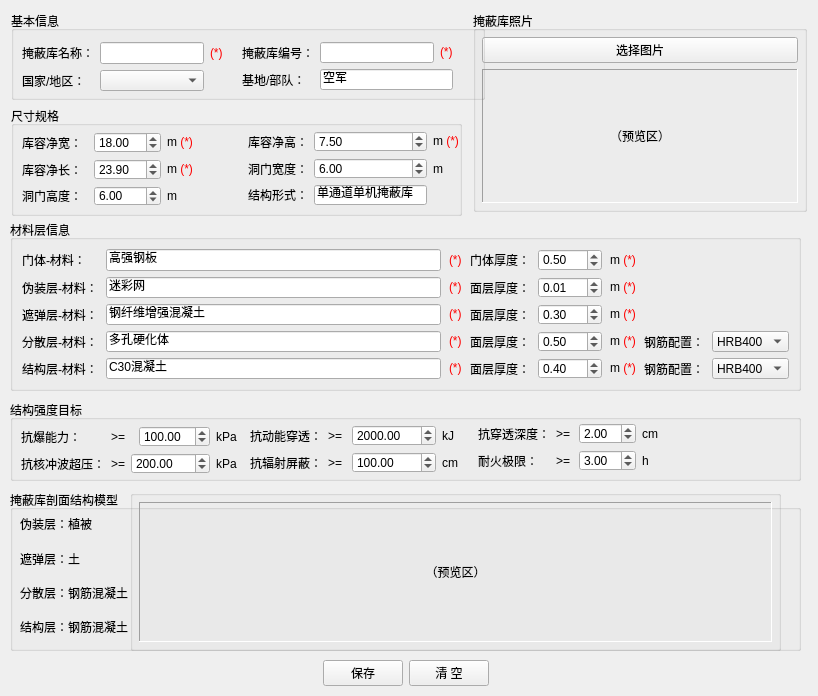
<?xml version="1.0" encoding="UTF-8"?>
<ui version="4.0">
 <class>Frm_Target_Shelter_Add</class>
 <widget class="QMainWindow" name="Frm_Target_Shelter_Add">
  <property name="geometry">
   <rect>
    <x>0</x>
    <y>0</y>
    <width>818</width>
    <height>696</height>
   </rect>
  </property>
  <property name="windowTitle">
   <string>单机掩蔽库数据模型新增</string>
  </property>
  <widget class="QWidget" name="centralwidget">
   <property name="sizePolicy">
    <sizepolicy hsizetype="Fixed" vsizetype="Fixed">
     <horstretch>0</horstretch>
     <verstretch>0</verstretch>
    </sizepolicy>
   </property>
   <widget class="QGroupBox" name="gb_layers">
    <property name="geometry">
     <rect>
      <x>10</x>
      <y>220</y>
      <width>791</width>
      <height>171</height>
     </rect>
    </property>
    <property name="title">
     <string>材料层信息</string>
    </property>
    <layout class="QGridLayout" name="grid_layers">
     <property name="horizontalSpacing">
      <number>8</number>
     </property>
     <property name="verticalSpacing">
      <number>6</number>
     </property>
     <item row="3" column="5">
      <widget class="QDoubleSpinBox" name="sp_arch1_thk">
       <property name="decimals">
        <number>2</number>
       </property>
       <property name="minimum">
        <double>0.000000000000000</double>
       </property>
       <property name="maximum">
        <double>400.000000000000000</double>
       </property>
       <property name="value">
        <double>0.500000000000000</double>
       </property>
      </widget>
     </item>
     <item row="1" column="4">
      <widget class="QLabel" name="MaskLayerThick">
       <property name="text">
        <string>面层厚度：</string>
       </property>
      </widget>
     </item>
     <item row="0" column="0">
      <widget class="QLabel" name="DoorMaterial">
       <property name="text">
        <string>门体-材料：</string>
       </property>
      </widget>
     </item>
     <item row="2" column="0">
      <widget class="QLabel" name="SoilLayerMaterial">
       <property name="text">
        <string>遮弹层-材料：</string>
       </property>
      </widget>
     </item>
     <item row="3" column="2">
      <widget class="QLineEdit" name="ed_arch1_mat">
       <property name="text">
        <string>多孔硬化体</string>
       </property>
       <property name="placeholderText">
        <string>多孔硬化体</string>
       </property>
      </widget>
     </item>
     <item row="3" column="4">
      <widget class="QLabel" name="DisperLayerThick">
       <property name="text">
        <string>面层厚度：</string>
       </property>
      </widget>
     </item>
     <item row="2" column="5">
      <widget class="QDoubleSpinBox" name="sp_cover_thk">
       <property name="decimals">
        <number>2</number>
       </property>
       <property name="minimum">
        <double>0.000000000000000</double>
       </property>
       <property name="maximum">
        <double>500.000000000000000</double>
       </property>
       <property name="value">
        <double>0.300000000000000</double>
       </property>
      </widget>
     </item>
     <item row="0" column="5">
      <widget class="QDoubleSpinBox" name="sp_door_thk">
       <property name="decimals">
        <number>2</number>
       </property>
       <property name="minimum">
        <double>0.000000000000000</double>
       </property>
       <property name="maximum">
        <double>300.000000000000000</double>
       </property>
       <property name="value">
        <double>0.500000000000000</double>
       </property>
      </widget>
     </item>
     <item row="2" column="2">
      <widget class="QLineEdit" name="ed_cover_mat">
       <property name="text">
        <string>钢纤维增强混凝土</string>
       </property>
       <property name="placeholderText">
        <string>钢纤维增强混凝土</string>
       </property>
      </widget>
     </item>
     <item row="4" column="8">
      <widget class="QComboBox" name="cmb_arch2_rebar">
       <item>
        <property name="text">
         <string>HRB400</string>
        </property>
       </item>
       <item>
        <property name="text">
         <string>HRB500</string>
        </property>
       </item>
      </widget>
     </item>
     <item row="4" column="2">
      <widget class="QLineEdit" name="ed_arch2_mat">
       <property name="text">
        <string>C30混凝土</string>
       </property>
       <property name="placeholderText">
        <string>C30混凝土</string>
       </property>
      </widget>
     </item>
     <item row="1" column="5">
      <widget class="QDoubleSpinBox" name="sp_top_thk">
       <property name="decimals">
        <number>2</number>
       </property>
       <property name="minimum">
        <double>0.000000000000000</double>
       </property>
       <property name="maximum">
        <double>300.000000000000000</double>
       </property>
       <property name="value">
        <double>0.010000000000000</double>
       </property>
      </widget>
     </item>
     <item row="2" column="4">
      <widget class="QLabel" name="SoilLayerThick">
       <property name="text">
        <string>面层厚度：</string>
       </property>
      </widget>
     </item>
     <item row="0" column="4">
      <widget class="QLabel" name="DoorThick">
       <property name="text">
        <string>门体厚度：</string>
       </property>
      </widget>
     </item>
     <item row="3" column="8">
      <widget class="QComboBox" name="cmb_arch1_rebar">
       <item>
        <property name="text">
         <string>HRB400</string>
        </property>
       </item>
       <item>
        <property name="text">
         <string>HRB500</string>
        </property>
       </item>
      </widget>
     </item>
     <item row="4" column="5">
      <widget class="QDoubleSpinBox" name="sp_arch2_thk">
       <property name="decimals">
        <number>2</number>
       </property>
       <property name="minimum">
        <double>0.000000000000000</double>
       </property>
       <property name="maximum">
        <double>400.000000000000000</double>
       </property>
       <property name="value">
        <double>0.400000000000000</double>
       </property>
      </widget>
     </item>
     <item row="3" column="0">
      <widget class="QLabel" name="DisperLayerMaterial">
       <property name="text">
        <string>分散层-材料：</string>
       </property>
      </widget>
     </item>
     <item row="4" column="7">
      <widget class="QLabel" name="StructureLayerReinforcement">
       <property name="text">
        <string>钢筋配置：</string>
       </property>
      </widget>
     </item>
     <item row="1" column="2">
      <widget class="QLineEdit" name="ed_top_mat">
       <property name="text">
        <string>迷彩网</string>
       </property>
       <property name="placeholderText">
        <string>迷彩网</string>
       </property>
      </widget>
     </item>
     <item row="1" column="0">
      <widget class="QLabel" name="MaskLayerMaterial">
       <property name="text">
        <string>伪装层-材料：</string>
       </property>
      </widget>
     </item>
     <item row="4" column="0">
      <widget class="QLabel" name="StructureLayerMaterial">
       <property name="text">
        <string>结构层-材料：</string>
       </property>
      </widget>
     </item>
     <item row="3" column="7">
      <widget class="QLabel" name="DisperLayerReinforcement">
       <property name="text">
        <string>钢筋配置：</string>
       </property>
      </widget>
     </item>
     <item row="4" column="4">
      <widget class="QLabel" name="StructureLayerThick">
       <property name="text">
        <string>面层厚度：</string>
       </property>
      </widget>
     </item>
     <item row="0" column="3">
      <widget class="QLabel" name="lbl_wc_13">
       <property name="text">
        <string>&lt;html&gt;&lt;head/&gt;&lt;body&gt;&lt;p&gt;&lt;span style=&quot; color:#ff0000;&quot;&gt; (*)&lt;/span&gt;&lt;/p&gt;&lt;/body&gt;&lt;/html&gt;</string>
       </property>
      </widget>
     </item>
     <item row="1" column="3">
      <widget class="QLabel" name="lbl_wc_14">
       <property name="text">
        <string>&lt;html&gt;&lt;head/&gt;&lt;body&gt;&lt;p&gt;&lt;span style=&quot; color:#ff0000;&quot;&gt; (*)&lt;/span&gt;&lt;/p&gt;&lt;/body&gt;&lt;/html&gt;</string>
       </property>
      </widget>
     </item>
     <item row="2" column="3">
      <widget class="QLabel" name="lbl_wc_15">
       <property name="text">
        <string>&lt;html&gt;&lt;head/&gt;&lt;body&gt;&lt;p&gt;&lt;span style=&quot; color:#ff0000;&quot;&gt; (*)&lt;/span&gt;&lt;/p&gt;&lt;/body&gt;&lt;/html&gt;</string>
       </property>
      </widget>
     </item>
     <item row="3" column="3">
      <widget class="QLabel" name="lbl_wc_16">
       <property name="text">
        <string>&lt;html&gt;&lt;head/&gt;&lt;body&gt;&lt;p&gt;&lt;span style=&quot; color:#ff0000;&quot;&gt; (*)&lt;/span&gt;&lt;/p&gt;&lt;/body&gt;&lt;/html&gt;</string>
       </property>
      </widget>
     </item>
     <item row="4" column="3">
      <widget class="QLabel" name="lbl_wc_17">
       <property name="text">
        <string>&lt;html&gt;&lt;head/&gt;&lt;body&gt;&lt;p&gt;&lt;span style=&quot; color:#ff0000;&quot;&gt; (*)&lt;/span&gt;&lt;/p&gt;&lt;/body&gt;&lt;/html&gt;</string>
       </property>
      </widget>
     </item>
     <item row="0" column="6">
      <widget class="QLabel" name="lbl_wc_18">
       <property name="text">
        <string>&lt;html&gt;&lt;head/&gt;&lt;body&gt;&lt;p&gt;m&lt;span style=&quot; color:#ff0000;&quot;&gt; (*)&lt;/span&gt;&lt;/p&gt;&lt;/body&gt;&lt;/html&gt;</string>
       </property>
      </widget>
     </item>
     <item row="1" column="6">
      <widget class="QLabel" name="lbl_wc_19">
       <property name="text">
        <string>&lt;html&gt;&lt;head/&gt;&lt;body&gt;&lt;p&gt;m&lt;span style=&quot; color:#ff0000;&quot;&gt; (*)&lt;/span&gt;&lt;/p&gt;&lt;/body&gt;&lt;/html&gt;</string>
       </property>
      </widget>
     </item>
     <item row="2" column="6">
      <widget class="QLabel" name="lbl_wc_20">
       <property name="text">
        <string>&lt;html&gt;&lt;head/&gt;&lt;body&gt;&lt;p&gt;m&lt;span style=&quot; color:#ff0000;&quot;&gt; (*)&lt;/span&gt;&lt;/p&gt;&lt;/body&gt;&lt;/html&gt;</string>
       </property>
      </widget>
     </item>
     <item row="3" column="6">
      <widget class="QLabel" name="lbl_wc_21">
       <property name="text">
        <string>&lt;html&gt;&lt;head/&gt;&lt;body&gt;&lt;p&gt;m&lt;span style=&quot; color:#ff0000;&quot;&gt; (*)&lt;/span&gt;&lt;/p&gt;&lt;/body&gt;&lt;/html&gt;</string>
       </property>
      </widget>
     </item>
     <item row="4" column="6">
      <widget class="QLabel" name="lbl_wc_22">
       <property name="text">
        <string>&lt;html&gt;&lt;head/&gt;&lt;body&gt;&lt;p&gt;m&lt;span style=&quot; color:#ff0000;&quot;&gt; (*)&lt;/span&gt;&lt;/p&gt;&lt;/body&gt;&lt;/html&gt;</string>
       </property>
      </widget>
     </item>
     <item row="0" column="2">
      <widget class="QLineEdit" name="cmb_door_mat">
       <property name="text">
        <string>高强钢板</string>
       </property>
       <property name="placeholderText">
        <string>高强钢板</string>
       </property>
      </widget>
     </item>
    </layout>
   </widget>
   <widget class="QGroupBox" name="gb_strength">
    <property name="geometry">
     <rect>
      <x>10</x>
      <y>400</y>
      <width>791</width>
      <height>81</height>
     </rect>
    </property>
    <property name="title">
     <string>结构强度目标</string>
    </property>
    <widget class="QWidget" name="">
     <property name="geometry">
      <rect>
       <x>11</x>
       <y>26</y>
       <width>216</width>
       <height>48</height>
      </rect>
     </property>
     <layout class="QGridLayout" name="gridLayout_5">
      <item row="0" column="0">
       <widget class="QLabel" name="ExplosionResistance">
        <property name="text">
         <string>抗爆能力：</string>
        </property>
       </widget>
      </item>
      <item row="0" column="1" colspan="2">
       <widget class="QLabel" name="label">
        <property name="text">
         <string>&gt;=</string>
        </property>
       </widget>
      </item>
      <item row="0" column="3">
       <widget class="QDoubleSpinBox" name="sp_blast">
        <property name="decimals">
         <number>2</number>
        </property>
        <property name="minimum">
         <double>0.000000000000000</double>
        </property>
        <property name="maximum">
         <double>1000.000000000000000</double>
        </property>
        <property name="value">
         <double>100.000000000000000</double>
        </property>
       </widget>
      </item>
      <item row="0" column="4">
       <widget class="QLabel" name="label_13">
        <property name="text">
         <string>kPa</string>
        </property>
       </widget>
      </item>
      <item row="1" column="0">
       <widget class="QLabel" name="NuclearBlast">
        <property name="text">
         <string>抗核冲波超压：</string>
        </property>
       </widget>
      </item>
      <item row="1" column="1">
       <widget class="QLabel" name="label">
        <property name="text">
         <string>&gt;=</string>
        </property>
       </widget>
      </item>
      <item row="1" column="2" colspan="2">
       <widget class="QDoubleSpinBox" name="sp_nuclear">
        <property name="decimals">
         <number>2</number>
        </property>
        <property name="minimum">
         <double>0.000000000000000</double>
        </property>
        <property name="maximum">
         <double>1000.000000000000000</double>
        </property>
        <property name="value">
         <double>200.000000000000000</double>
        </property>
       </widget>
      </item>
      <item row="1" column="4">
       <widget class="QLabel" name="label_19">
        <property name="text">
         <string>kPa</string>
        </property>
       </widget>
      </item>
     </layout>
    </widget>
    <widget class="QWidget" name="">
     <property name="geometry">
      <rect>
       <x>240</x>
       <y>25</y>
       <width>209</width>
       <height>48</height>
      </rect>
     </property>
     <layout class="QGridLayout" name="gridLayout_6">
      <item row="0" column="0">
       <widget class="QLabel" name="AntiKinetic">
        <property name="text">
         <string>抗动能穿透：</string>
        </property>
       </widget>
      </item>
      <item row="0" column="1">
       <widget class="QLabel" name="label">
        <property name="text">
         <string>&gt;=</string>
        </property>
       </widget>
      </item>
      <item row="0" column="2">
       <widget class="QDoubleSpinBox" name="sp_ke">
        <property name="decimals">
         <number>2</number>
        </property>
        <property name="minimum">
         <double>0.000000000000000</double>
        </property>
        <property name="maximum">
         <double>100000.000000000000000</double>
        </property>
        <property name="value">
         <double>2000.000000000000000</double>
        </property>
       </widget>
      </item>
      <item row="0" column="3">
       <widget class="QLabel" name="label_18">
        <property name="text">
         <string>kJ</string>
        </property>
       </widget>
      </item>
      <item row="1" column="0">
       <widget class="QLabel" name="RadiationShielding">
        <property name="text">
         <string>抗辐射屏蔽：</string>
        </property>
       </widget>
      </item>
      <item row="1" column="1">
       <widget class="QLabel" name="label">
        <property name="text">
         <string>&gt;=</string>
        </property>
       </widget>
      </item>
      <item row="1" column="2">
       <widget class="QDoubleSpinBox" name="sp_shield">
        <property name="decimals">
         <number>2</number>
        </property>
        <property name="minimum">
         <double>0.000000000000000</double>
        </property>
        <property name="maximum">
         <double>1000.000000000000000</double>
        </property>
        <property name="value">
         <double>100.000000000000000</double>
        </property>
       </widget>
      </item>
      <item row="1" column="3">
       <widget class="QLabel" name="label_16">
        <property name="text">
         <string>cm</string>
        </property>
       </widget>
      </item>
     </layout>
    </widget>
    <widget class="QWidget" name="">
     <property name="geometry">
      <rect>
       <x>468</x>
       <y>23</y>
       <width>181</width>
       <height>48</height>
      </rect>
     </property>
     <layout class="QGridLayout" name="gridLayout_7">
      <item row="0" column="0">
       <widget class="QLabel" name="ResistanceDepth">
        <property name="text">
         <string>抗穿透深度：</string>
        </property>
       </widget>
      </item>
      <item row="0" column="1">
       <widget class="QLabel" name="label">
        <property name="text">
         <string>&gt;=</string>
        </property>
       </widget>
      </item>
      <item row="0" column="2">
       <widget class="QDoubleSpinBox" name="sp_pen">
        <property name="decimals">
         <number>2</number>
        </property>
        <property name="minimum">
         <double>0.000000000000000</double>
        </property>
        <property name="maximum">
         <double>50.000000000000000</double>
        </property>
        <property name="value">
         <double>2.000000000000000</double>
        </property>
       </widget>
      </item>
      <item row="0" column="3">
       <widget class="QLabel" name="label_14">
        <property name="text">
         <string>cm</string>
        </property>
       </widget>
      </item>
      <item row="1" column="0">
       <widget class="QLabel" name="FireResistance">
        <property name="text">
         <string>耐火极限：</string>
        </property>
       </widget>
      </item>
      <item row="1" column="1">
       <widget class="QLabel" name="label">
        <property name="text">
         <string>&gt;=</string>
        </property>
       </widget>
      </item>
      <item row="1" column="2">
       <widget class="QDoubleSpinBox" name="sp_fire">
        <property name="decimals">
         <number>2</number>
        </property>
        <property name="minimum">
         <double>0.000000000000000</double>
        </property>
        <property name="maximum">
         <double>24.000000000000000</double>
        </property>
        <property name="value">
         <double>3.000000000000000</double>
        </property>
       </widget>
      </item>
      <item row="1" column="3">
       <widget class="QLabel" name="label_20">
        <property name="text">
         <string>h</string>
        </property>
       </widget>
      </item>
     </layout>
    </widget>
   </widget>
   <widget class="QGroupBox" name="gb_layers_2">
    <property name="geometry">
     <rect>
      <x>10</x>
      <y>490</y>
      <width>791</width>
      <height>161</height>
     </rect>
    </property>
    <property name="title">
     <string>掩蔽库剖面结构模型</string>
    </property>
    <widget class="QGroupBox" name="gb_photo_3">
     <property name="geometry">
      <rect>
       <x>120</x>
       <y>0</y>
       <width>651</width>
       <height>161</height>
      </rect>
     </property>
     <property name="title">
      <string/>
     </property>
     <layout class="QVBoxLayout" name="v_photo_3">
      <property name="spacing">
       <number>6</number>
      </property>
      <property name="leftMargin">
       <number>6</number>
      </property>
      <property name="topMargin">
       <number>6</number>
      </property>
      <property name="rightMargin">
       <number>6</number>
      </property>
      <property name="bottomMargin">
       <number>6</number>
      </property>
      <item>
       <widget class="QLabel" name="lbl_image_3">
        <property name="frameShape">
         <enum>QFrame::Panel</enum>
        </property>
        <property name="frameShadow">
         <enum>QFrame::Sunken</enum>
        </property>
        <property name="text">
         <string>（预览区）</string>
        </property>
        <property name="scaledContents">
         <bool>true</bool>
        </property>
        <property name="alignment">
         <set>Qt::AlignCenter</set>
        </property>
       </widget>
      </item>
     </layout>
    </widget>
    <widget class="QWidget" name="layoutWidget">
     <property name="geometry">
      <rect>
       <x>10</x>
       <y>20</y>
       <width>110</width>
       <height>131</height>
      </rect>
     </property>
     <layout class="QVBoxLayout" name="verticalLayout_2">
      <item>
       <widget class="QLabel" name="label_5">
        <property name="text">
         <string>伪装层：植被</string>
        </property>
       </widget>
      </item>
      <item>
       <widget class="QLabel" name="label_7">
        <property name="text">
         <string>遮弹层：土</string>
        </property>
       </widget>
      </item>
      <item>
       <widget class="QLabel" name="label_9">
        <property name="text">
         <string>分散层：钢筋混凝土</string>
        </property>
       </widget>
      </item>
      <item>
       <widget class="QLabel" name="label_12">
        <property name="text">
         <string>结构层：钢筋混凝土</string>
        </property>
       </widget>
      </item>
     </layout>
    </widget>
   </widget>
   <widget class="QWidget" name="layoutWidget">
    <property name="geometry">
     <rect>
      <x>280</x>
      <y>660</y>
      <width>251</width>
      <height>26</height>
     </rect>
    </property>
    <layout class="QHBoxLayout" name="bottomHBox" stretch="1,0,0,1">
     <item>
      <spacer name="spL">
       <property name="orientation">
        <enum>Qt::Horizontal</enum>
       </property>
       <property name="sizeHint" stdset="0">
        <size>
         <width>0</width>
         <height>0</height>
        </size>
       </property>
      </spacer>
     </item>
     <item>
      <widget class="QPushButton" name="btn_save_store">
       <property name="text">
        <string>保存</string>
       </property>
      </widget>
     </item>
     <item>
      <widget class="QPushButton" name="btn_clear">
       <property name="text">
        <string>清 空</string>
       </property>
      </widget>
     </item>
     <item>
      <spacer name="spR">
       <property name="orientation">
        <enum>Qt::Horizontal</enum>
       </property>
       <property name="sizeHint" stdset="0">
        <size>
         <width>0</width>
         <height>0</height>
        </size>
       </property>
      </spacer>
     </item>
    </layout>
   </widget>
   <widget class="QGroupBox" name="ShelterPicture">
    <property name="geometry">
     <rect>
      <x>473</x>
      <y>11</y>
      <width>334</width>
      <height>201</height>
     </rect>
    </property>
    <property name="title">
     <string>掩蔽库照片</string>
    </property>
    <layout class="QVBoxLayout" name="v_photo">
     <property name="spacing">
      <number>6</number>
     </property>
     <property name="leftMargin">
      <number>6</number>
     </property>
     <property name="topMargin">
      <number>6</number>
     </property>
     <property name="rightMargin">
      <number>6</number>
     </property>
     <property name="bottomMargin">
      <number>6</number>
     </property>
     <item>
      <widget class="QPushButton" name="btn_choose_image">
       <property name="text">
        <string>选择图片</string>
       </property>
      </widget>
     </item>
     <item>
      <widget class="QLabel" name="lbl_image">
       <property name="frameShape">
        <enum>QFrame::Panel</enum>
       </property>
       <property name="frameShadow">
        <enum>QFrame::Sunken</enum>
       </property>
       <property name="text">
        <string>（预览区）</string>
       </property>
       <property name="scaledContents">
        <bool>true</bool>
       </property>
       <property name="alignment">
        <set>Qt::AlignCenter</set>
       </property>
      </widget>
     </item>
    </layout>
   </widget>
   <widget class="QGroupBox" name="gb_size">
    <property name="geometry">
     <rect>
      <x>11</x>
      <y>106</y>
      <width>451</width>
      <height>110</height>
     </rect>
    </property>
    <property name="title">
     <string>尺寸规格</string>
    </property>
    <widget class="QWidget" name="layoutWidget">
     <property name="geometry">
      <rect>
       <x>237</x>
       <y>25</y>
       <width>211</width>
       <height>74</height>
      </rect>
     </property>
     <layout class="QGridLayout" name="gridLayout_4">
      <item row="0" column="0">
       <widget class="QLabel" name="ShelterHeight">
        <property name="text">
         <string>库容净高：</string>
        </property>
       </widget>
      </item>
      <item row="0" column="1">
       <widget class="QDoubleSpinBox" name="sp_clear_h">
        <property name="decimals">
         <number>2</number>
        </property>
        <property name="minimum">
         <double>0.000000000000000</double>
        </property>
        <property name="maximum">
         <double>100.000000000000000</double>
        </property>
        <property name="value">
         <double>7.500000000000000</double>
        </property>
       </widget>
      </item>
      <item row="0" column="2">
       <widget class="QLabel" name="lbl_wc_12">
        <property name="text">
         <string>&lt;html&gt;&lt;head/&gt;&lt;body&gt;&lt;p&gt;m&lt;span style=&quot; color:#ff0000;&quot;&gt; (*)&lt;/span&gt;&lt;/p&gt;&lt;/body&gt;&lt;/html&gt;</string>
        </property>
       </widget>
      </item>
      <item row="1" column="0">
       <widget class="QLabel" name="CaveWidth">
        <property name="text">
         <string>洞门宽度：</string>
        </property>
       </widget>
      </item>
      <item row="1" column="1">
       <widget class="QDoubleSpinBox" name="sp_door_w">
        <property name="decimals">
         <number>2</number>
        </property>
        <property name="minimum">
         <double>0.000000000000000</double>
        </property>
        <property name="maximum">
         <double>100.000000000000000</double>
        </property>
        <property name="value">
         <double>6.000000000000000</double>
        </property>
       </widget>
      </item>
      <item row="1" column="2">
       <widget class="QLabel" name="lbl_wc_6">
        <property name="text">
         <string>m</string>
        </property>
       </widget>
      </item>
      <item row="2" column="0">
       <widget class="QLabel" name="StructuralForm">
        <property name="text">
         <string>结构形式：</string>
        </property>
       </widget>
      </item>
      <item row="2" column="1">
       <widget class="QLineEdit" name="cmb_structure">
        <property name="text">
         <string>单通道单机掩蔽库</string>
        </property>
        <property name="placeholderText">
         <string>单通道单机掩蔽库</string>
        </property>
       </widget>
      </item>
     </layout>
    </widget>
    <widget class="QWidget" name="layoutWidget">
     <property name="geometry">
      <rect>
       <x>11</x>
       <y>26</y>
       <width>211</width>
       <height>74</height>
      </rect>
     </property>
     <layout class="QGridLayout" name="gridLayout_3">
      <item row="0" column="0">
       <widget class="QLabel" name="ShelterWidth">
        <property name="text">
         <string>库容净宽：</string>
        </property>
       </widget>
      </item>
      <item row="0" column="1">
       <widget class="QDoubleSpinBox" name="sp_clear_w">
        <property name="decimals">
         <number>2</number>
        </property>
        <property name="minimum">
         <double>0.000000000000000</double>
        </property>
        <property name="maximum">
         <double>100.000000000000000</double>
        </property>
        <property name="value">
         <double>18.000000000000000</double>
        </property>
       </widget>
      </item>
      <item row="0" column="2">
       <widget class="QLabel" name="lbl_wc_8">
        <property name="text">
         <string>&lt;html&gt;&lt;head/&gt;&lt;body&gt;&lt;p&gt;m&lt;span style=&quot; color:#ff0000;&quot;&gt; (*)&lt;/span&gt;&lt;/p&gt;&lt;/body&gt;&lt;/html&gt;</string>
        </property>
       </widget>
      </item>
      <item row="1" column="0">
       <widget class="QLabel" name="ShelterLength">
        <property name="text">
         <string>库容净长：</string>
        </property>
       </widget>
      </item>
      <item row="1" column="1">
       <widget class="QDoubleSpinBox" name="sp_clear_l">
        <property name="decimals">
         <number>2</number>
        </property>
        <property name="minimum">
         <double>0.000000000000000</double>
        </property>
        <property name="maximum">
         <double>500.000000000000000</double>
        </property>
        <property name="value">
         <double>23.899999999999999</double>
        </property>
       </widget>
      </item>
      <item row="1" column="2">
       <widget class="QLabel" name="lbl_wc_10">
        <property name="text">
         <string>&lt;html&gt;&lt;head/&gt;&lt;body&gt;&lt;p&gt;m&lt;span style=&quot; color:#ff0000;&quot;&gt; (*)&lt;/span&gt;&lt;/p&gt;&lt;/body&gt;&lt;/html&gt;</string>
        </property>
       </widget>
      </item>
      <item row="2" column="0">
       <widget class="QLabel" name="CaveHeight">
        <property name="text">
         <string>洞门高度：</string>
        </property>
       </widget>
      </item>
      <item row="2" column="1">
       <widget class="QDoubleSpinBox" name="sp_door_h">
        <property name="decimals">
         <number>2</number>
        </property>
        <property name="minimum">
         <double>0.000000000000000</double>
        </property>
        <property name="maximum">
         <double>100.000000000000000</double>
        </property>
        <property name="value">
         <double>6.000000000000000</double>
        </property>
       </widget>
      </item>
      <item row="2" column="2">
       <widget class="QLabel" name="lbl_wc_11">
        <property name="text">
         <string>m</string>
        </property>
       </widget>
      </item>
     </layout>
    </widget>
   </widget>
   <widget class="QGroupBox" name="gb_basic">
    <property name="geometry">
     <rect>
      <x>11</x>
      <y>11</y>
      <width>474</width>
      <height>89</height>
     </rect>
    </property>
    <property name="title">
     <string>基本信息</string>
    </property>
    <widget class="QWidget" name="layoutWidget">
     <property name="geometry">
      <rect>
       <x>11</x>
       <y>31</y>
       <width>201</width>
       <height>49</height>
      </rect>
     </property>
     <layout class="QGridLayout" name="gridLayout">
      <item row="0" column="0">
       <widget class="QLabel" name="ShelterName">
        <property name="text">
         <string>掩蔽库名称：</string>
        </property>
       </widget>
      </item>
      <item row="0" column="1">
       <widget class="QLineEdit" name="ed_repo_name"/>
      </item>
      <item row="0" column="2">
       <widget class="QLabel" name="lbl_code_2">
        <property name="palette">
         <palette>
          <active>
           <colorrole role="WindowText">
            <brush brushstyle="SolidPattern">
             <color alpha="255">
              <red>255</red>
              <green>0</green>
              <blue>0</blue>
             </color>
            </brush>
           </colorrole>
           <colorrole role="Text">
            <brush brushstyle="SolidPattern">
             <color alpha="255">
              <red>255</red>
              <green>0</green>
              <blue>0</blue>
             </color>
            </brush>
           </colorrole>
          </active>
          <inactive>
           <colorrole role="WindowText">
            <brush brushstyle="SolidPattern">
             <color alpha="255">
              <red>255</red>
              <green>0</green>
              <blue>0</blue>
             </color>
            </brush>
           </colorrole>
           <colorrole role="Text">
            <brush brushstyle="SolidPattern">
             <color alpha="255">
              <red>255</red>
              <green>0</green>
              <blue>0</blue>
             </color>
            </brush>
           </colorrole>
          </inactive>
          <disabled/>
         </palette>
        </property>
        <property name="text">
         <string>&lt;html&gt;&lt;head/&gt;&lt;body&gt;&lt;p&gt;&lt;span style=&quot;color:#ff0000;&quot;&gt;(*)&lt;/span&gt;&lt;/p&gt;&lt;/body&gt;&lt;/html&gt;</string>
        </property>
       </widget>
      </item>
      <item row="1" column="0">
       <widget class="QLabel" name="Country">
        <property name="text">
         <string>国家/地区：</string>
        </property>
       </widget>
      </item>
      <item row="1" column="1">
       <widget class="QComboBox" name="cmb_country"/>
      </item>
     </layout>
    </widget>
    <widget class="QWidget" name="layoutWidget">
     <property name="geometry">
      <rect>
       <x>231</x>
       <y>31</y>
       <width>211</width>
       <height>48</height>
      </rect>
     </property>
     <layout class="QGridLayout" name="gridLayout_2">
      <item row="0" column="0">
       <widget class="QLabel" name="ShelterCode">
        <property name="text">
         <string>掩蔽库编号：</string>
        </property>
       </widget>
      </item>
      <item row="0" column="1">
       <widget class="QLineEdit" name="ed_code"/>
      </item>
      <item row="0" column="2">
       <widget class="QLabel" name="lbl_code_3">
        <property name="palette">
         <palette>
          <active>
           <colorrole role="WindowText">
            <brush brushstyle="SolidPattern">
             <color alpha="255">
              <red>255</red>
              <green>0</green>
              <blue>0</blue>
             </color>
            </brush>
           </colorrole>
           <colorrole role="Text">
            <brush brushstyle="SolidPattern">
             <color alpha="255">
              <red>255</red>
              <green>0</green>
              <blue>0</blue>
             </color>
            </brush>
           </colorrole>
          </active>
          <inactive>
           <colorrole role="WindowText">
            <brush brushstyle="SolidPattern">
             <color alpha="255">
              <red>255</red>
              <green>0</green>
              <blue>0</blue>
             </color>
            </brush>
           </colorrole>
           <colorrole role="Text">
            <brush brushstyle="SolidPattern">
             <color alpha="255">
              <red>255</red>
              <green>0</green>
              <blue>0</blue>
             </color>
            </brush>
           </colorrole>
          </inactive>
          <disabled/>
         </palette>
        </property>
        <property name="text">
         <string>&lt;html&gt;&lt;head/&gt;&lt;body&gt;&lt;p&gt;&lt;span style=&quot;color:#ff0000;&quot;&gt;(*)&lt;/span&gt;&lt;/p&gt;&lt;/body&gt;&lt;/html&gt;</string>
        </property>
       </widget>
      </item>
      <item row="1" column="0">
       <widget class="QLabel" name="Base">
        <property name="text">
         <string>基地/部队：</string>
        </property>
       </widget>
      </item>
      <item row="1" column="1" colspan="2">
       <widget class="QLineEdit" name="ed_unit">
        <property name="text">
         <string>空军 </string>
        </property>
        <property name="placeholderText">
         <string>空军</string>
        </property>
       </widget>
      </item>
     </layout>
    </widget>
   </widget>
  </widget>
 </widget>
 <tabstops>
  <tabstop>ed_code</tabstop>
  <tabstop>cmb_country</tabstop>
  <tabstop>ed_unit</tabstop>
  <tabstop>btn_choose_image</tabstop>
  <tabstop>sp_clear_w</tabstop>
  <tabstop>sp_clear_h</tabstop>
  <tabstop>sp_clear_l</tabstop>
  <tabstop>sp_door_w</tabstop>
  <tabstop>sp_door_h</tabstop>
  <tabstop>sp_door_thk</tabstop>
  <tabstop>ed_top_mat</tabstop>
  <tabstop>sp_top_thk</tabstop>
  <tabstop>ed_cover_mat</tabstop>
  <tabstop>sp_cover_thk</tabstop>
  <tabstop>ed_arch1_mat</tabstop>
  <tabstop>sp_arch1_thk</tabstop>
  <tabstop>cmb_arch1_rebar</tabstop>
  <tabstop>ed_arch2_mat</tabstop>
  <tabstop>sp_arch2_thk</tabstop>
  <tabstop>cmb_arch2_rebar</tabstop>
  <tabstop>sp_blast</tabstop>
  <tabstop>sp_ke</tabstop>
  <tabstop>sp_pen</tabstop>
  <tabstop>sp_nuclear</tabstop>
  <tabstop>sp_shield</tabstop>
  <tabstop>sp_fire</tabstop>
  <tabstop>btn_save_store</tabstop>
  <tabstop>btn_clear</tabstop>
 </tabstops>
 <resources/>
 <connections/>
</ui>
